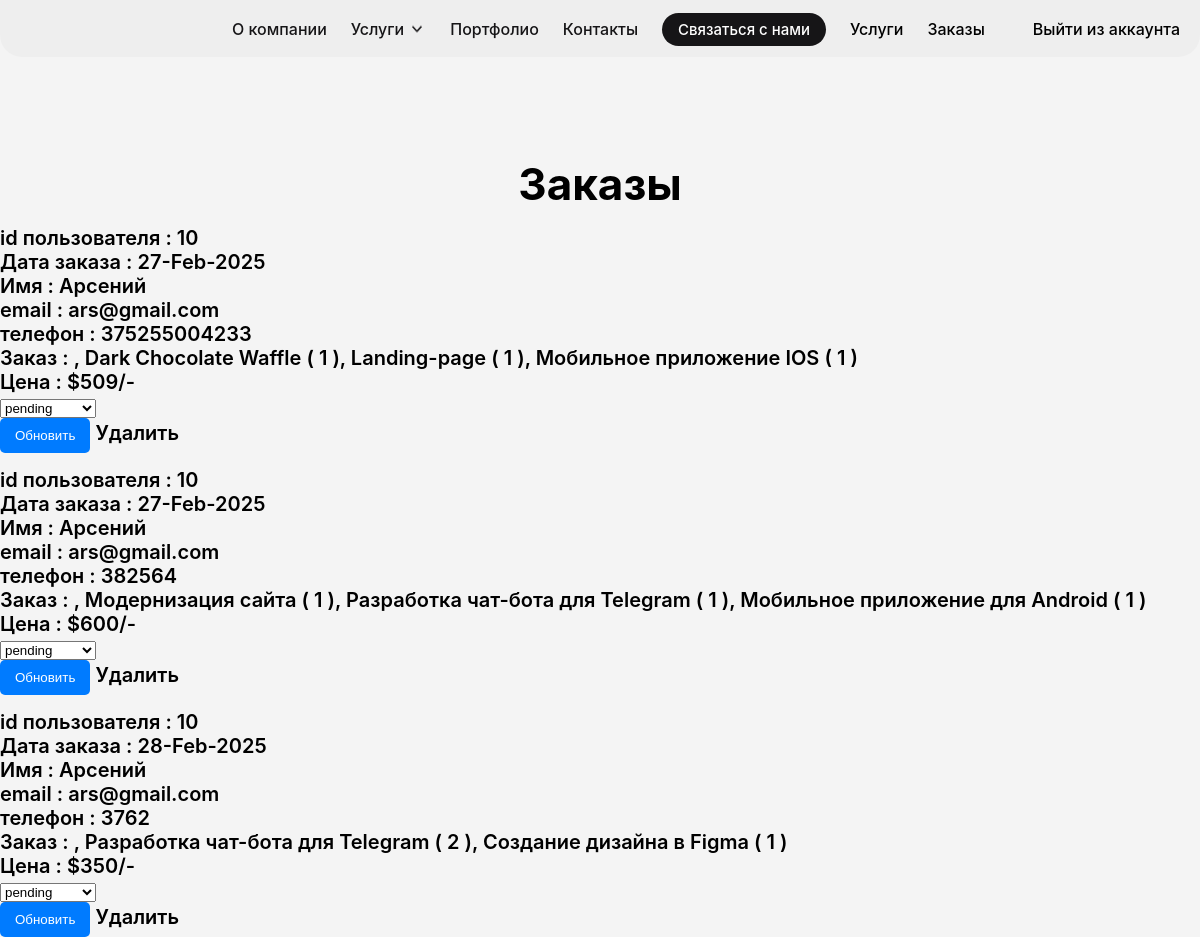
Screenshot of /admin_orders.php (signed in) with the database file from the repository.
### tables this page shows
CREATE TABLE `orders` (
  `id` int(100) NOT NULL,
  `user_id` int(100) NOT NULL,
  `name` varchar(100) NOT NULL,
  `number` varchar(12) NOT NULL,
  `email` varchar(100) NOT NULL,
  `method` varchar(50) NOT NULL,
  `address` varchar(500) NOT NULL,
  `total_products` varchar(1000) NOT NULL,
  `total_price` int(100) NOT NULL,
  `placed_on` varchar(50) NOT NULL,
  `payment_status` varchar(20) NOT NULL DEFAULT 'pending'
);

### admin_orders.php (the view, shortened to what this page needs)
<?php
@include 'config.php';
?>
<!DOCTYPE html>
<html lang="en">
<head>
   <link rel="stylesheet" href="css/style.css">
</head>
<body>
<?php include 'admin_header.php'; ?>
<section class="placed-orders">
   <h1 class="title">Заказы</h1>
   <div class="box-container">
      <?php
         $select_orders = $conn->prepare("SELECT * FROM `orders`");
         $select_orders->execute();
         if($select_orders->rowCount() > 0){
            while($fetch_orders = $select_orders->fetch(PDO::FETCH_ASSOC)){
      ?>
      <div class="box">
         <p> id пользователя : <span><?= $fetch_orders['user_id']; ?></span> </p>
         <p> Дата заказа : <span><?= $fetch_orders['placed_on']; ?></span> </p>
         <p> Имя : <span><?= $fetch_orders['name']; ?></span> </p>
         <p> email : <span><?= $fetch_orders['email']; ?></span> </p>
         <p> телефон : <span><?= $fetch_orders['number']; ?></span> </p>
         <p> Заказ : <span><?= $fetch_orders['total_products']; ?></span> </p>
         <p> Цена : <span>$<?= $fetch_orders['total_price']; ?>/-</span> </p>
         <form action="" method="POST">
            <select name="update_payment" class="drop-down">
               <option value="" selected disabled><?= $fetch_orders['payment_status']; ?></option>
            </select>
            <div class="flex-btn">
               <input type="submit" name="update_order" class="btn" value="Обновить">
               <a href="admin_orders.php?delete=<?= $fetch_orders['id']; ?>" class="delete-btn" onclick="return confirm('delete this order?');">Удалить</a>
            </div>
         </form>
      </div>
      <?php
         }
      }else{
         echo '<p class="empty">no orders placed yet!</p>';
      }
      ?>
   </div>
</section>
</body>
</html>

### css/style.css (style rules this page uses)
h1, h2, h3, h4, h5, h6 { margin: 0; }
a { text-decoration: none; color: inherit; }
p { margin: 0; }
* { box-sizing: border-box; }
html { scroll-padding-top: 100px; scroll-behavior: smooth; overflow-x:hidden; }
body { background-color: #f4f4f4; margin: 0; font-family: "Inter", sans-serif; }
.title { font-size: 44px; font-weight: 700; margin-top: 57px; text-align: center; }

### admin_orders.php (style rules this page uses)
.placed-orders { padding-top:100px }
.placed-orders { padding-top:100px; }
.box { padding-top:15px; font-weight: 600; font-size: 20px; }
.btn { background-color: #007bff; color: #ffffff; border: none; padding: 10px 15px; border-radius: 5px; cursor: pointer; transition: background-color 0.3s; }

### rows the page displays
orders: user "10", placed_on "27-Feb-2025", name "Арсений", email "ars@gmail.com", number "375255004233", total_products ", Dark Chocolate Waffle ( 1 ), Landing-page ( 1 ), Мобильное приложение IOS ( 1 )", total_price "509", update_payment "pending"
orders: user "10", placed_on "27-Feb-2025", name "Арсений", email "ars@gmail.com", number "382564", total_products ", Модернизация сайта ( 1 ), Разработка чат-бота для Telegram ( 1 ), Мобильное приложение для Android ( 1 )", total_price "600", update_payment "pending"
orders: user "10", placed_on "28-Feb-2025", name "Арсений", email "ars@gmail.com", number "3762", total_products ", Разработка чат-бота для Telegram ( 2 ), Создание дизайна в Figma ( 1 )", total_price "350", update_payment "pending"
